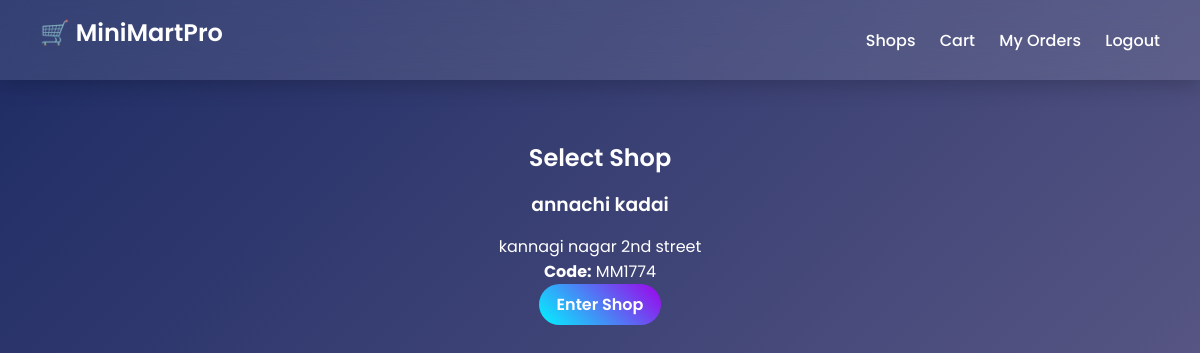
Screenshot of /shops (signed in) with the database file from the repository.
### models.py (models this page shows)
class Shop(db.Model):
    id = db.Column(db.Integer, primary_key=True)
    name = db.Column(db.String(150))
    address = db.Column(db.String(200))
    shop_code = db.Column(db.String(10), unique=True, default=generate_shop_code)
    owner_id = db.Column(db.Integer, db.ForeignKey('user.id'))
    products = db.relationship('Product', backref='shop')
    orders = db.relationship('Order', backref='shop')

### app.py (the view)
@app.route('/shops')
@login_required
def shop_list():
    shops = Shop.query.all()
    return render_template("shop_list.html", shops=shops)

### app.py (called while the page is built)
@login_manager.user_loader
def load_user(user_id):
    return User.query.get(int(user_id))

### templates/shop_list.html
{% extends "base.html" %}
{% block content %}
<h2>Select Shop</h2>
<div class="card-grid">
{% for shop in shops %}
<div class="glass-card">
    <h3>{{ shop.name }}</h3>
    <p>{{ shop.address }}</p>
    <p><b>Code:</b> {{ shop.shop_code }}</p>
    <a class="btn" href="{{ url_for('shop_products', shop_id=shop.id) }}">Enter Shop</a>
</div>
{% endfor %}
</div>
{% endblock %}

### static/css/style.css (style rules this page uses)
* { margin:0; padding:0; box-sizing:border-box; font-family:'Poppins',sans-serif; }
body { min-height:100vh; background: linear-gradient(135deg,#1d2b64,#f8cdda); background-size: 300% 300%; animation: gradientMove 8s ease infinite; color:white; }
button, .btn { padding:8px 18px; border:none; border-radius:25px; background:linear-gradient(45deg,#00f5ff,#9f01ea); color:white; font-weight:600; cursor:pointer; transition:0.3s; text-decoration:none; display:inline-block; }
h1,h2,h3 { margin-bottom:15px; font-weight:600; }

### rows the page displays
Shop: name "annachi kadai", address "kannagi nagar 2nd street", shop_code "MM1774"
